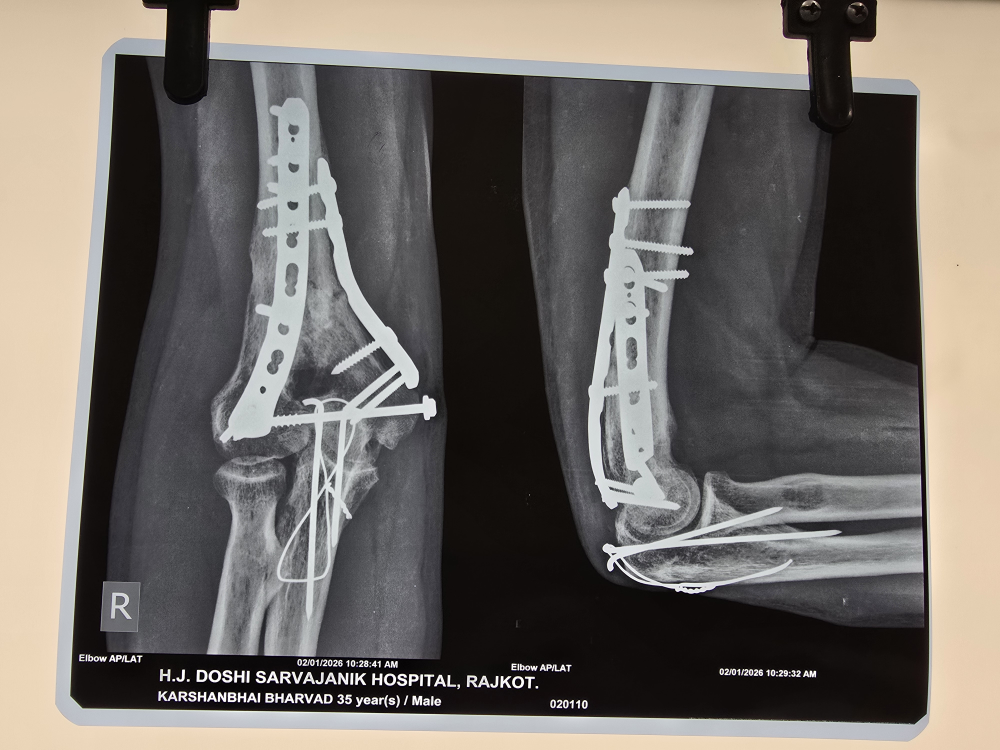
#> input picture data/elbow1.jpg, 4000 x 3000 px (shown at 1/4 size)
$ python -i prefilter.py   (imports and definitions only)
#> lines starting #> are read from the running program, lines starting #| are printed output that depends on the picture
### src/bonechiling/core/imaging.py
"""imaging.py — shared image helpers (encode/downscale).

Film detection + perspective warp (OpenCV) will be added here in a later phase;
for now this handles the downscale + base64 encoding every engine needs.
"""
from __future__ import annotations

import base64
import io
from pathlib import Path
from typing import Tuple, Union

from PIL import Image, ImageOps

DEFAULT_MAX_SIZE = 1536  # a bit larger than the old 1280 so label text survives


def open_image(image_path: Union[str, Path]) -> Image.Image:
    """Open an image the way a person would see it.

    * Applies the EXIF orientation tag, so a phone photo taken in portrait is
      not handed to OCR / the model lying on its side.
    * Scales 16/32-bit greyscale (common in PNG/TIFF exports of radiographs) to
      8-bit; a plain convert() would clip them to almost pure white.
    * Takes the first frame of multi-page TIFFs.
    The returned image is fully loaded, so the file handle is already closed.
    """
#> called with image_path = '../../../data/elbow1.jpg'
    with Image.open(image_path) as src:
#> src is the input picture: PIL image 4000x3000 RGB; mean R, G, B 113.4, 108, 102.7
        try:
            src.seek(0)
        except (EOFError, AttributeError):
            pass
        img = ImageOps.exif_transpose(src) or src
        img.load()
        if img.mode in ("I;16", "I;16B", "I;16L", "I", "F"):
            import numpy as np
            arr = np.asarray(img, dtype=np.float64)
            lo, hi = float(arr.min()), float(arr.max())
            arr = (arr - lo) * (255.0 / (hi - lo)) if hi > lo else arr * 0
            img = Image.fromarray(arr.clip(0, 255).astype("uint8"), mode="L")
        elif img.mode in ("RGBA", "LA", "P", "PA"):
            img = img.convert("RGB")
        return img.copy() if img is src else img


# [48 lines left out: functions load_rgb, encode_jpeg_b64, render_jpeg, not called in this run]

### src/bonechiling/core/prefilter.py
"""prefilter.py — ultra-fast heuristic to skip obvious non-X-rays.

Moved out of vision.py. This is only a *cheap first pass*: the VLM's
`image_type` is the final authority (see pipeline). When the heuristic is
unsure it returns ``MAYBE`` so the caller still runs the model rather than
silently dropping a borderline film (one real film photo in the test set
scored 26.1 against the old hard cutoff of 28).
"""
from __future__ import annotations

from enum import Enum
from pathlib import Path
from typing import Union

from PIL import Image, ImageStat

from .imaging import open_image


class PrefilterVerdict(str, Enum):
    XRAY = "xray"          # confidently radiograph-like
    NON_XRAY = "non_xray"  # confidently not a radiograph (color photo / white document)
    MAYBE = "maybe"        # ambiguous -> let the VLM decide


# Tunable thresholds (documented so the eval harness can sweep them).
COLOR_DIFF_STRONG = 45.0   # clearly a color photo above this
COLOR_DIFF_SOFT = 22.0     # clearly grayscale below this
WHITE_RATIO_DOC = 0.72     # mostly-white page => document
DARK_RATIO_MIN = 0.06      # radiographs have a meaningful dark region


def classify(image_path: Union[str, Path]) -> PrefilterVerdict:
    """Return XRAY / NON_XRAY / MAYBE for a path. Never raises."""
    try:
        with open_image(image_path) as img:
            rgb = img.convert("RGB")
            stat = ImageStat.Stat(rgb)
            r, g, b = stat.mean
#> r = 113.4; g = 108; b = 102.7
            color_diff = (abs(r - g) + abs(g - b) + abs(b - r)) / 3.0
#> color_diff = 7.13

            gray = img.convert("L")
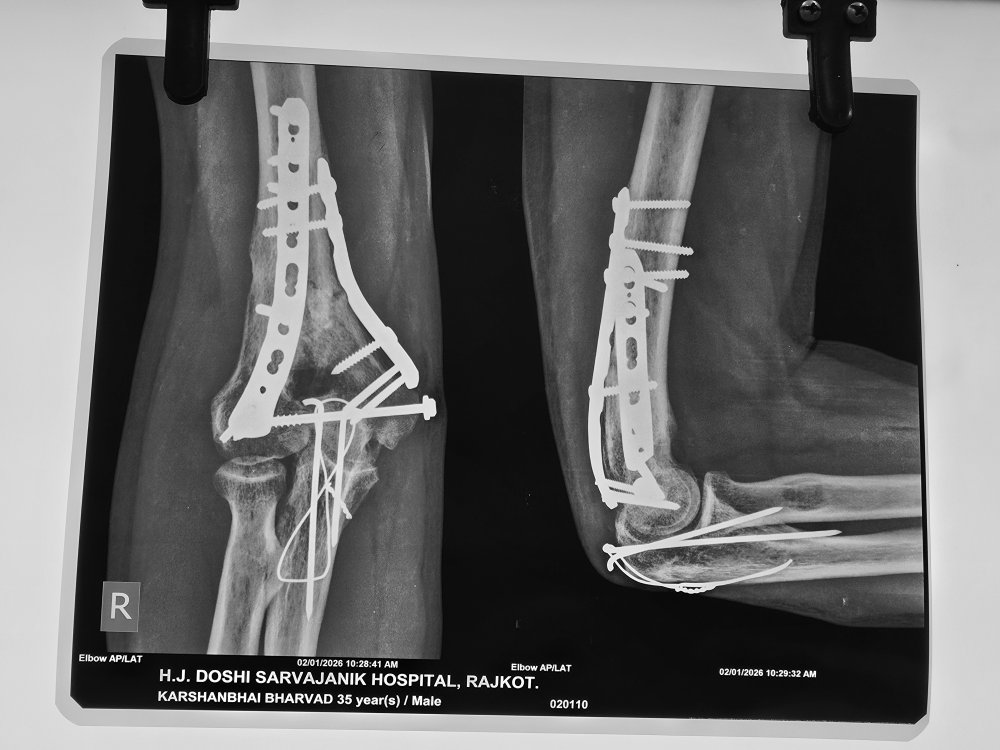
#> gray: PIL image 4000x3000 L (shown at 1/4 size); min 0, max 255, mean 109
            hist = gray.histogram()
#> hist = 256 values, max 423393 at index 14, min 1034 at index 0, mean 46875
            total = sum(hist) or 1
#> total = 12000000
            white_ratio = sum(hist[215:]) / total
#> white_ratio = 0.0829
            dark_ratio = sum(hist[:70]) / total
#> dark_ratio = 0.401

        # Strongly colored -> wound/skin/clinical photo.
        if color_diff > COLOR_DIFF_STRONG:
            return PrefilterVerdict.NON_XRAY
        # Mostly white with little dark area -> paper document / prescription.
        if white_ratio > WHITE_RATIO_DOC and dark_ratio < DARK_RATIO_MIN:
            return PrefilterVerdict.NON_XRAY
        # Grayscale with a real dark region -> looks like a radiograph.
        if color_diff < COLOR_DIFF_SOFT and dark_ratio >= DARK_RATIO_MIN:
            return PrefilterVerdict.XRAY
        return PrefilterVerdict.MAYBE
    except Exception:
        return PrefilterVerdict.MAYBE


def is_likely_xray(image_path: Union[str, Path]) -> bool:
    """Backward-compatible boolean: only a confident NON_XRAY is skipped."""
    return classify(image_path) != PrefilterVerdict.NON_XRAY

>>> result = classify('../../../data/elbow1.jpg')
